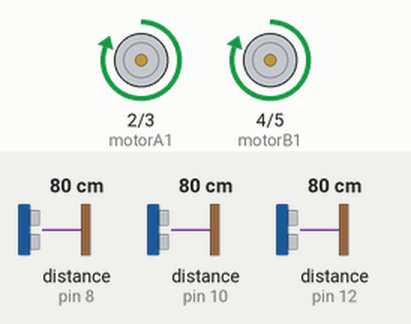
A sketch run on a simulated Arduino Uno, built with avr-gcc and run on an emulated ATmega328P. Parts: motor-driver pin pairs drawn as motors (green arrow = first pin HIGH = forward, orange = second pin HIGH = backward, longer = more drive). Wiring (inferred from the names in the program): 3 × ultrasonic range finder: trigger pin 7, echo pin 8 / trigger pin 9, echo pin 10 / trigger pin 11, echo pin 12. Inputs (shaded band) come from the test bench; at power-on: distance to the obstacle (sensors on pin 8, pin 10, pin 12) 80 cm. The echo pulse lasts 58.3 µs per cm; what the sketch prints to the serial monitor is not drawn.

Above: at 0.1 s.
Timing chart, 0 to 1.6 s (numbered marks = the images above):
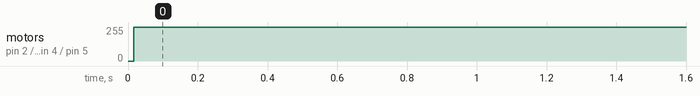

The sketch:

carcode.ino
```cpp
#include <SoftwareSerial.h>

//L293 Connection
  const int motorA1  = 2;  // Pin  2 of L293
  const int motorA2  = 3;  // Pin  7 of L293
  const int motorB1  = 4;  // Pin 10 of L293
  const int motorB2  = 5;  // Pin 15 of L293

//SR04 Connection
  const int trigPinL = 7;
  const int echoPinL = 8;
  const int trigPinC = 9;
  const int echoPinC = 10;
  const int trigPinR = 11;
  const int echoPinR = 12;

  long durationL;
  int distanceL;
  long durationC;
  int distanceC;
  long durationR;
  int distanceR;
  char state;

void setup() {
    // Set pins as outputs:
    pinMode(motorA1, OUTPUT);
    pinMode(motorA2, OUTPUT);
    pinMode(motorB1, OUTPUT);
    pinMode(motorB2, OUTPUT);

    // Sets the trigPin as an Output
    pinMode(trigPinL, OUTPUT);
    pinMode(trigPinC, OUTPUT);
    pinMode(trigPinR, OUTPUT);
    // Sets the echoPin as an Input
    pinMode(echoPinL, INPUT);
    pinMode(echoPinC, INPUT);
    pinMode(echoPinR, INPUT);

    // Starts the serial communication
    Serial.begin(9600);
}

void loop() {
  digitalWrite(trigPinL, LOW);
  delayMicroseconds(2);
  digitalWrite(trigPinL, HIGH);
  delayMicroseconds(10);
  digitalWrite(trigPinL, LOW);
  durationL = pulseIn(echoPinL, HIGH);
  distanceL = durationL*0.034/2;

  digitalWrite(trigPinC, LOW);
  delayMicroseconds(2);
  digitalWrite(trigPinC, HIGH);
  delayMicroseconds(10);
  digitalWrite(trigPinC, LOW);
  durationC = pulseIn(echoPinC, HIGH);
  distanceC = durationC*0.034/2;

  digitalWrite(trigPinR, LOW);
  delayMicroseconds(2);
  digitalWrite(trigPinR, HIGH);
  delayMicroseconds(10);
  digitalWrite(trigPinR, LOW);
  durationR = pulseIn(echoPinR, HIGH);
  distanceR = durationR*0.034/2;

  Serial.print(distanceL);
  Serial.print(" ");
  Serial.print(distanceC);
  Serial.print(" ");
  Serial.println(distanceR);

  state='F';

  if(distanceC >10 && distanceR <10 && distanceL <10){
   //front
      digitalWrite(motorA1, HIGH); digitalWrite(motorA2, LOW);
      digitalWrite(motorB1, HIGH); digitalWrite(motorB2, LOW);
  }
  if(distanceC <10 && distanceR >10 && distanceL <10){
    //right
      digitalWrite(motorA1, LOW ); digitalWrite(motorA2, HIGH);
      digitalWrite(motorB1, HIGH); digitalWrite(motorB2, LOW);
  }
  if(distanceC <10 && distanceR <10 && distanceL >10){
    //left
      digitalWrite(motorA1, HIGH); digitalWrite(motorA2, LOW);
      digitalWrite(motorB1, LOW ); digitalWrite(motorB2, HIGH);
  }
  if(distanceC <10 && distanceR <10 && distanceL <10){
    //stop
    digitalWrite(motorA1, LOW); digitalWrite(motorA2, LOW);
    digitalWrite(motorB1, LOW ); digitalWrite(motorB2,LOW);
  }

  if (state == 'F') {
      digitalWrite(motorA1, HIGH); digitalWrite(motorA2, LOW);
      digitalWrite(motorB1, HIGH); digitalWrite(motorB2, LOW);
    }

 delay(500);
}
```

Measured:
- by itself, motor on pin 2 (motorA1) / pin 3 (motorA2), motor on pin 4 (motorB1) / pin 5 (motorB2): stopped → forward 255/255 at 0.02 s
